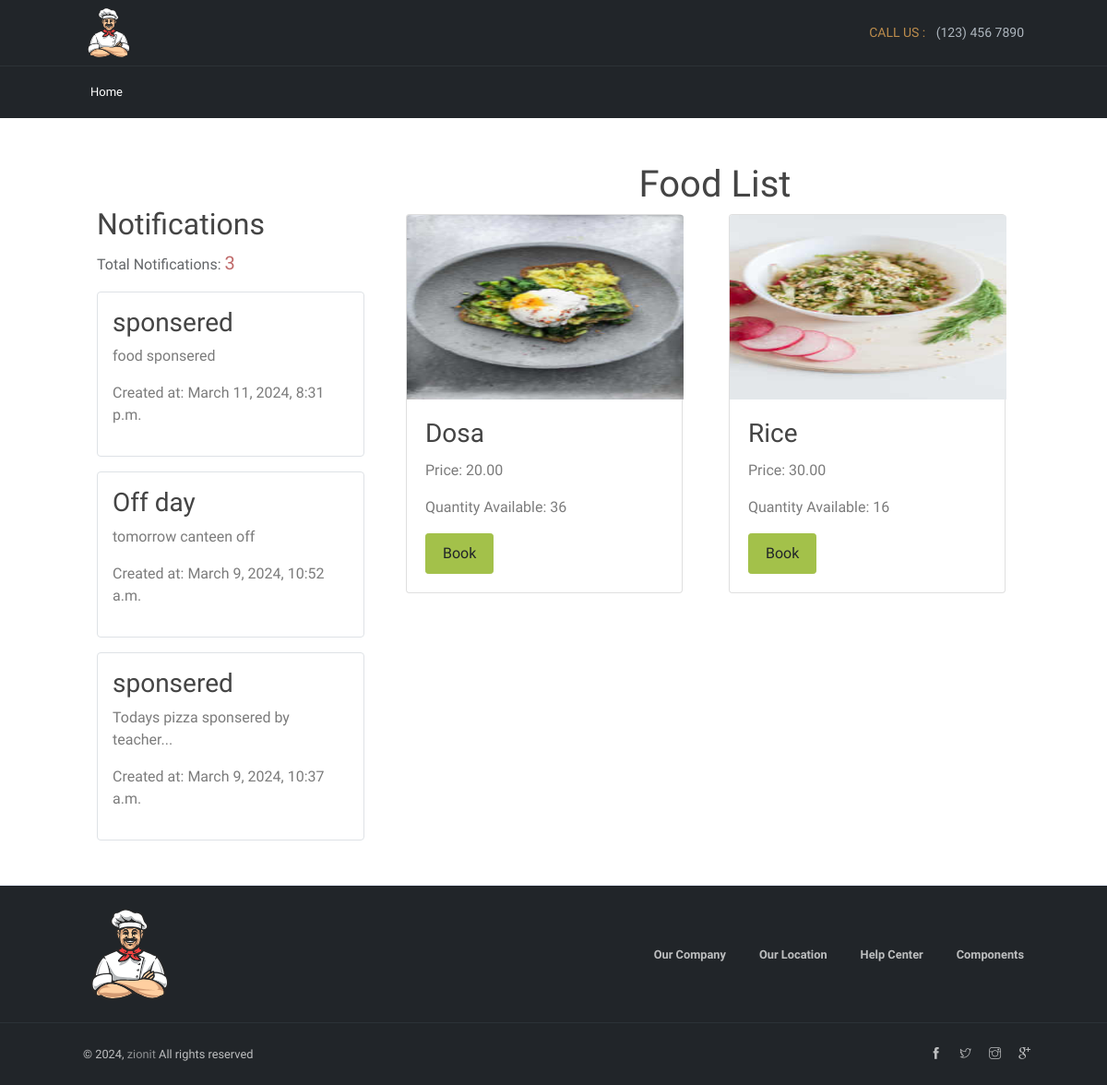
Before: /view_fooditems/ with the older database file.
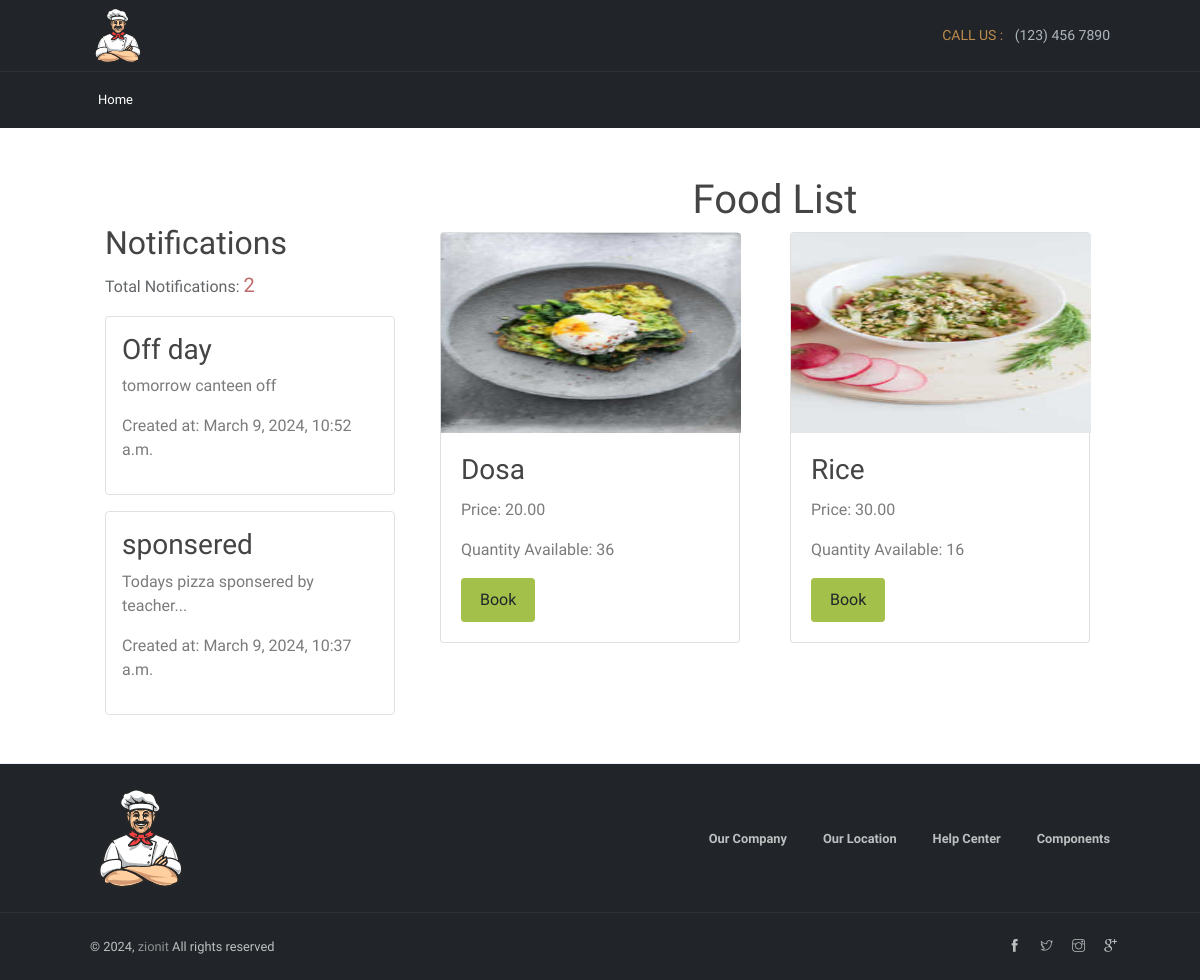
After: the same page with the newer database file.
### mess_staff/models.py (models this page shows, shortened)
class AdminNotification(models.Model):
    title = models.CharField(max_length=100)
    message = models.TextField()
    created_at = models.DateTimeField(default=timezone.now)

class FoodItem(models.Model):
    food_id = models.AutoField(primary_key=True)
    name = models.CharField(max_length=200)
    image = models.ImageField(upload_to="foods", null=True, blank=True)
    price = models.DecimalField(max_digits=10, decimal_places=2)
    quantity_available = models.IntegerField(default=0)
    quantity_booked = models.IntegerField(default=0)
    booked_by = models.ForeignKey(User, on_delete=models.CASCADE, related_name='booked_items', null=True)
    status = models.CharField(max_length=20, default='Pending')

### mess_user/views.py (the view)
# urls.py: path('view_fooditems/',views.food_item_list,name='view_fooditems'),
def food_item_list(request):
    food_items = FoodItem.objects.all()
    notifications = AdminNotification.objects.all().order_by('-created_at')
    return render(request, 'view_fooditems.html', {'food_items': food_items, 'notifications': notifications})

### templates/view_fooditems.html (shortened to what this page needs)
{%load static%}
{%load static%}
<!DOCTYPE html>
<html lang="en">
<head>
    <link rel="stylesheet" href="{%static 'vendors/themify-icons/css/themify-icons.css' %}">
	<link rel="stylesheet" href="{%static '/css/pigga.css' %}">
</head>
<body data-spy="scroll" data-target=".navbar" data-offset="40" id="home">
    <nav class="navbar nav-first navbar-dark bg-dark">
        <div class="container">
            <a class="navbar-brand" href="#">
                <img src="{%static '/imgs/navbar-brand.svg' %}" alt="Download free bootstrap 4 landing page, free boootstrap 4 templates, Download free bootstrap 4.1 landing page, free boootstrap 4.1.1 templates, Pigga Landing page">
            </a>
            <ul class="navbar-nav ml-auto">
                <li class="nav-item">
                    <a class="nav-link text-primary" href="#home">CALL US : <span class="pl-2 text-muted">(123) 456 7890</span></a>
                </li>
            </ul>
        </div>
    </nav>
    <nav class="nav-second navbar custom-navbar navbar-expand-sm navbar-dark bg-dark sticky-top">
        <div class="container">
            <div class="collapse navbar-collapse" id="navbarSupportedContent">
                <ul class="navbar-nav mr-auto">
                    <li class="nav-item">
                        <a class="nav-link" href="{% url 'index' %}">Home</a>
                    </li>
            </div>
        </div>
    </nav>
{%block content%}
<div class="container mt-5">
    <div class="row">
        <div class="col-md-4">
            <div class="container mt-5 mb-5">
                <h2 class="custom-h2">Notifications</h2>
                {% if notifications %}
                    <p class="text-dark">Total Notifications: <span class="text-brown" style="color: brown; font-size: 20px;">{{ notifications|length }}</span> </p>
                    {% for notification in notifications %}
                        <div class="notification-box mb-3 p-3 border rounded">
                            <h3>{{ notification.title }}</h3>
                            <p>{{ notification.message }}</p>
                            <p>Created at: {{ notification.created_at }}</p>
                        </div>
                    {% endfor %}
                {% else %}
                    <p>No notifications available.</p>
                {% endif %}
            </div>
        </div>
        <div class="col-md-8">
            <h1 class="text-center">Food List</h1>
            <div class="row">
                {% if food_items %}
                    {% for food_item in food_items %}
                        <div class="col-md-6">
                            <div class="card mb-3 " style="width: 300px;">
                                <img src="{{ food_item.image.url }}" class="card-img-top" alt="{{ food_item.name }}" style="height: 200px; width: 300px;">
                                <div class="card-body">
                                    <h3 class="card-title">{{ food_item.name }}</h3>
                                    <p class="card-text">Price: {{ food_item.price }}</p>
                                    <p class="card-text">Quantity Available: {{ food_item.quantity_available }}</p>
                                    {% if food_item.quantity_available > 0 %}
                                        <a href="{% url 'book_item' food_item.food_id %}" class="btn btn-success">
                                            Book
                                        </a>
                                    {% else %}
                                        <p class="text-danger">Quantity not available</p>
                                    {% endif %}
                                </div>
                            </div>
                        </div>
                    {% endfor %}
                {% else %}
                    <div class="col-12">
                        <p>No food items available.</p>
                    </div>
                {% endif %}
            </div>
        </div>
    </div>
</div>
    {%endblock%}
  <div class="py-4 border border-lighter border-bottom-0 border-left-0 border-right-0 bg-dark">
    <div class="container">
        <div class="row justify-content-between align-items-center text-center">
            <div class="col-md-3 text-md-left mb-3 mb-md-0">
                <img src="{%static '/imgs/navbar-brand.svg' %}" width="100" alt="Download free bootstrap 4 landing page, free boootstrap 4 templates, Download free bootstrap 4.1 landing page, free boootstrap 4.1.1 templates, Pigga Landing page" class="mb-0">
            </div>
            <div class="col-md-9 text-md-right">
                <a href="#" class="px-3"><small class="font-weight-bold">Our Company</small></a>
                <a href="#" class="px-3"><small class="font-weight-bold">Our Location</small></a>
                <a href="#" class="px-3"><small class="font-weight-bold">Help Center</small></a>
                <a href="components.html" class="pl-3"><small class="font-weight-bold">Components</small></a>
            </div>
        </div>
    </div>
</div>
<footer class="border border-dark border-left-0 border-right-0 border-bottom-0 p-4 bg-dark">
    <div class="container">
        <div class="row align-items-center text-center text-md-left">
            <div class="col">
                <p class="mb-0 small">&copy; <script>document.write(new Date().getFullYear())</script>, <a href="https://www.devcrud.com" target="_blank">zionit</a>  All rights reserved </p>
            </div>
            <div class="d-none d-md-block">
                <h6 class="small mb-0">
                    <a href="javascript:void(0)" class="px-2"><i class="ti-facebook"></i></a>
                    <a href="javascript:void(0)" class="px-2"><i class="ti-twitter"></i></a>
                    <a href="javascript:void(0)" class="px-2"><i class="ti-instagram"></i></a>
                    <a href="javascript:void(0)" class="px-2"><i class="ti-google"></i></a>
                </h6>
            </div>
        </div>
    </div>
</footer>
</body>
</html>

Changed rows visible on the page:
removed AdminNotification: title "sponsered", message "food sponsered", created_at "March 11, 2024, 8:31 p.m."
Other visible differences:
{{ notifications|length }}: "3" → "2"
